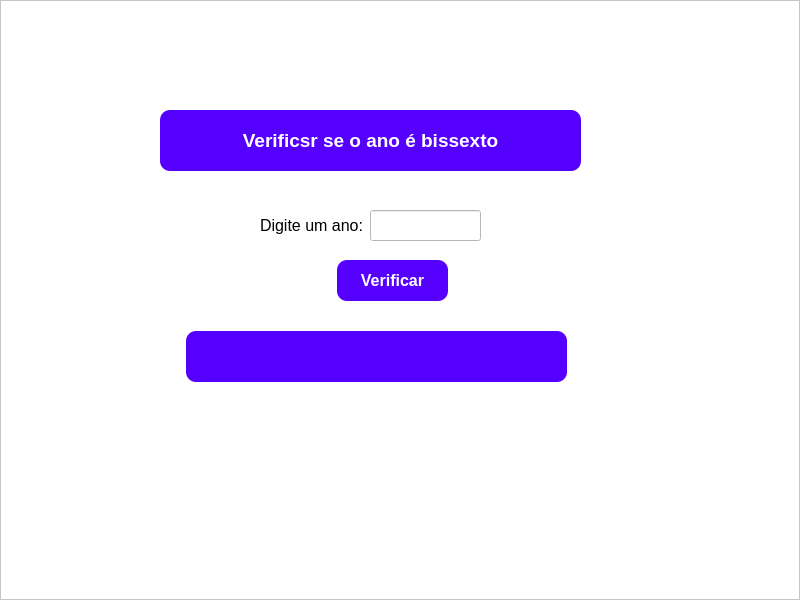
<?xml version="1.0" encoding="UTF-8"?>
<ui version="4.0">
 <class>MainWindow</class>
 <widget class="QMainWindow" name="MainWindow">
  <property name="geometry">
   <rect>
    <x>0</x>
    <y>0</y>
    <width>800</width>
    <height>600</height>
   </rect>
  </property>
  <property name="windowTitle">
   <string>MainWindow</string>
  </property>
  <widget class="QWidget" name="centralwidget">
   <layout class="QHBoxLayout" name="horizontalLayout">
    <property name="spacing">
     <number>0</number>
    </property>
    <property name="leftMargin">
     <number>0</number>
    </property>
    <property name="topMargin">
     <number>0</number>
    </property>
    <property name="rightMargin">
     <number>0</number>
    </property>
    <property name="bottomMargin">
     <number>0</number>
    </property>
    <item>
     <widget class="QFrame" name="frame">
      <property name="styleSheet">
       <string notr="true">background-color: #FFF;</string>
      </property>
      <property name="frameShape">
       <enum>QFrame::StyledPanel</enum>
      </property>
      <property name="frameShadow">
       <enum>QFrame::Raised</enum>
      </property>
      <widget class="QLabel" name="label">
       <property name="geometry">
        <rect>
         <x>260</x>
         <y>200</y>
         <width>111</width>
         <height>51</height>
        </rect>
       </property>
       <property name="font">
        <font>
         <family>Arial</family>
         <pointsize>12</pointsize>
        </font>
       </property>
       <property name="text">
        <string>Digite um ano:</string>
       </property>
      </widget>
      <widget class="QLineEdit" name="valor_lineEdit">
       <property name="geometry">
        <rect>
         <x>370</x>
         <y>210</y>
         <width>111</width>
         <height>31</height>
        </rect>
       </property>
      </widget>
      <widget class="QLabel" name="label_2">
       <property name="geometry">
        <rect>
         <x>160</x>
         <y>110</y>
         <width>421</width>
         <height>61</height>
        </rect>
       </property>
       <property name="font">
        <font>
         <family>Arial</family>
         <pointsize>14</pointsize>
         <weight>75</weight>
         <bold>true</bold>
        </font>
       </property>
       <property name="styleSheet">
        <string notr="true">background-color: rgb(85, 0, 255);
color: #FFF;
border-radius: 10px;</string>
       </property>
       <property name="text">
        <string>Verificsr se o ano é bissexto</string>
       </property>
       <property name="alignment">
        <set>Qt::AlignCenter</set>
       </property>
      </widget>
      <widget class="QPushButton" name="pb_verificar">
       <property name="geometry">
        <rect>
         <x>337</x>
         <y>260</y>
         <width>111</width>
         <height>41</height>
        </rect>
       </property>
       <property name="font">
        <font>
         <pointsize>12</pointsize>
         <weight>75</weight>
         <bold>true</bold>
        </font>
       </property>
       <property name="styleSheet">
        <string notr="true">background-color: rgb(85, 0, 255);
color: #FFF;
border-radius: 10px;</string>
       </property>
       <property name="text">
        <string>Verificar</string>
       </property>
      </widget>
      <widget class="QLabel" name="res_label">
       <property name="geometry">
        <rect>
         <x>186</x>
         <y>331</y>
         <width>381</width>
         <height>51</height>
        </rect>
       </property>
       <property name="font">
        <font>
         <family>Arial</family>
         <pointsize>14</pointsize>
         <weight>75</weight>
         <bold>true</bold>
        </font>
       </property>
       <property name="styleSheet">
        <string notr="true">background-color: rgb(85, 0, 255);
color: #FFF;
border-radius: 10px;</string>
       </property>
       <property name="text">
        <string/>
       </property>
       <property name="alignment">
        <set>Qt::AlignCenter</set>
       </property>
      </widget>
     </widget>
    </item>
   </layout>
  </widget>
 </widget>
 <resources/>
 <connections/>
</ui>
